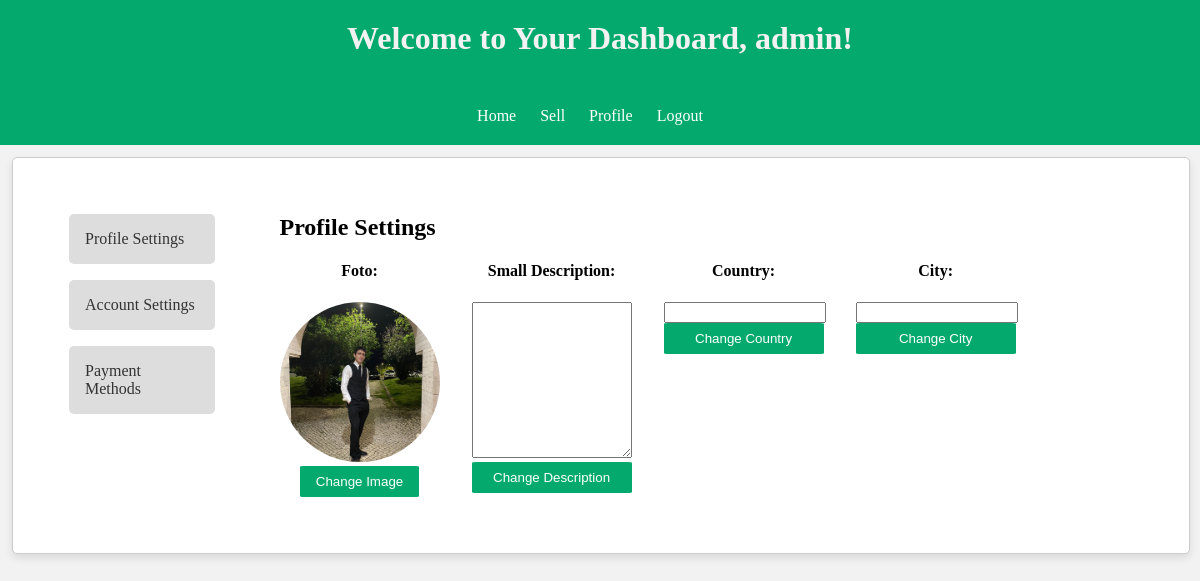
Before: /pages/profile/settings.php (signed in) with the older database file.
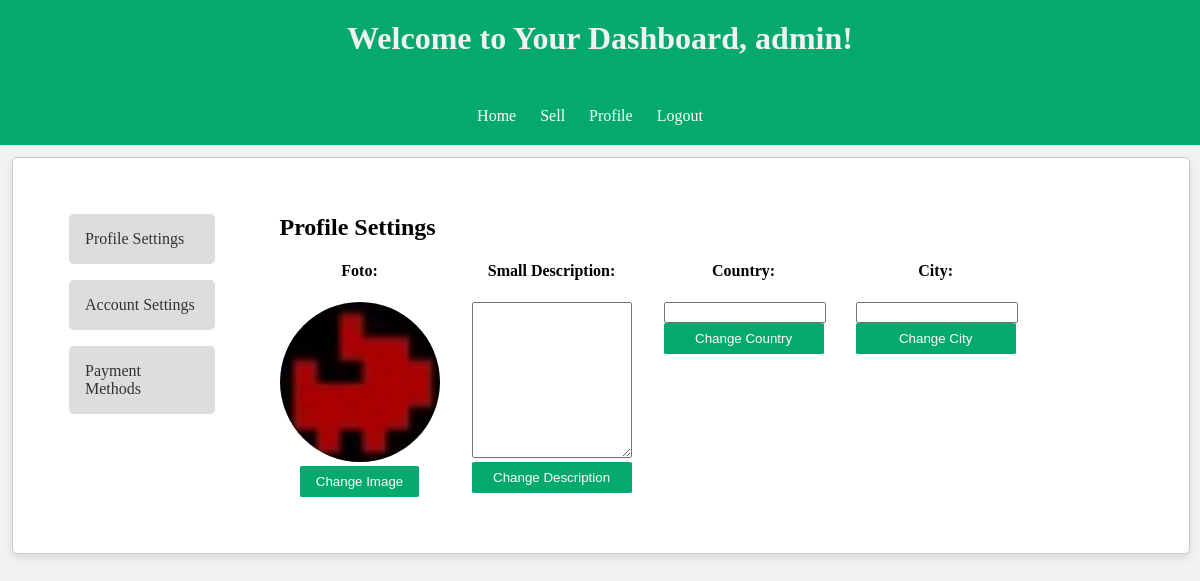
After: the same page with the newer database file.
### tables this page shows
CREATE TABLE users (
    id INTEGER PRIMARY KEY AUTOINCREMENT,
    username VARCHAR(100) NOT NULL,
    email VARCHAR(255) NOT NULL,
    password VARCHAR NOT NULL,
    permissions VARCHAR(50) NOT NULL DEFAULT 'user',
    created_at TIMESTAMP DEFAULT CURRENT_TIMESTAMP,
    image VARCHAR DEFAULT '../../assets/Default_pfp.svg.png'
);

### pages/profile/settings.php (called while the page is built, shortened)
<?php
require_once '../../common/dashboard_header.php';
require_once '../../templates/settings_page.php';
$db = getDatabaseConnection();
$username = $_SESSION['username'];
$query = "SELECT * FROM users WHERE username = :username";
$stmt = $db->prepare($query);
$stmt->bindParam(":username", $username);
$stmt->execute();
$row = $stmt->fetch(PDO::FETCH_ASSOC);
$is_admin = $row['permissions'] === 'admin';
$is_seller = $row['permissions'] === 'seller';
?>
<?php
    draw_header($username, $is_admin, $is_seller, "settings");
    draw_settings_page($username, $is_admin, $is_seller, $row);
?>

### templates/settings_page.php (the view, shortened to what this page needs)
<?php
function draw_settings_page($username, $is_admin, $is_seller, $row)
{
?>
<!DOCTYPE html>
<html lang="en">
<head>
    <link rel="stylesheet" href="../../../css/settings.css">
    <link rel="stylesheet" href="../../../css/dashboard.css">
    <link rel="stylesheet" href="../../../css/container.css">
</head>
    <section>
        <section class="settings-container">
            <section class="vertical-navbar">
                <ul>
                    <li><a href="#" onclick="showSection('profile-settings')">Profile Settings</a></li>
                    <li><a href="#" onclick="showSection('account-settings')">Account Settings</a></li>
                    <li><a href="#" onclick="showSection('payment-methods')">Payment Methods</a></li>
                </ul>
            </section>
            <section class="content-section">
                <section id="profile-settings" class="section active">
                    <h2>Profile Settings</h2>
                    <section class="row">
                        <section class="column">
                            <h4>Foto:</h4>
                            <section>
                                <img id="profile-image" src="<?php echo $row['image']; ?>" alt="Profile Image">
                            </section>
                            <section>
                                <form method="post" enctype="multipart/form-data">
                                    <button class="submit-button" type="button" onclick="document.getElementById('profile-image-input').click();">Change Image</button>
                                </form>
                            </section>
                        </section>
                        <section class="column">
                            <h4>Small Description:</h4>
                            <form method="post">
                                <textarea name="small_description" id="small_description" rows="10" cols="30" maxlength="255"><?php echo $row['small_description']; ?></textarea>
                                <button class="submit-button" type="submit">Change Description</button>
                            </form>
                        </section>
                        <section class="column">
                            <h4>Country:</h4>
                            <section>
                                <form method="post">
                                    <input type="text" name="country" id="country" value="<?php echo $row['Country']; ?>">
                                    <button class="submit-button" type="submit">Change Country</button>
                                </form>
                            </section>
                        </section>
                        <section class="column">
                            <h4>City:</h4>
                            <form method="post">
                                <input type="text" name="city" id="city" value="<?php echo $row['city']; ?>">
                                <button class="submit-button" type="submit">Change City</button>
                            </form>
                        </section>
                    </section>
                </section>
            </section>
        </section>
    </section>
<?php
}
?>

### common/dashboard_header.php (shortened to what this page needs)
<?php
function draw_header($username, $is_admin, $is_seller, $currentPage) {
    draw_html_structure();
    draw_header_content($username);
    draw_navigation_menu($is_admin, $is_seller, $currentPage);
}
function draw_html_structure() {
    ?>
    <!DOCTYPE html>
    <html lang="en">
    <head>
        <link rel="stylesheet" href="../../../css/dashboard.css">
    </head>
    <body>
    <?php
}
function draw_header_content($username) {
    ?>
    <header>
        <h1>Welcome to Your Dashboard, <?php echo $username; ?>!</h1>
    </header>
    <?php
}
function draw_navigation_menu($is_admin, $is_seller, $currentPage) {
    ?>
    <nav>
        <ul>
            <li><a href="../main_page/index.php">Home</a></li>
            <?php if ($is_admin || $is_seller): ?>
                <li><a href="../sell_items/sell_page.php">Sell</a></li>
            <?php endif; ?>
            <li><a href="<?php echo ($currentPage == 'profile') ? 'settings.php' : 'profile.php'; ?>"><?php echo ($currentPage == 'profile') ? 'Settings' : 'Profile'; ?></a></li>
            <li><a href="../../actions/logout.php">Logout</a></li>
        </ul>
    </nav>
    <?php
}
?>

### css/dashboard.css (style rules this page uses)
body, h1, h2, p, ul, li { margin: 0; padding: 0; }
body { background-color: #f2f2f2; }
header { background-color: #04aa6d; color: #f2f2f2; padding: 20px; text-align: center; }
header h1 { margin-bottom: 10px; }
nav { background-color: #04aa6d; color: #f2f2f2; padding: 20px; text-align: center; }
nav ul { list-style-type: none; }
nav ul li { display: inline; margin-right: 20px; }
nav ul li a { color: #fff; text-decoration: none; }

### css/settings.css (style rules this page uses)
img { width: 10rem; height: 10rem; object-fit: cover; border-radius: 50%; overflow: hidden; }
.submit-button { background-color: #04aa6d; border: none; color: white; padding: 0.5rem 1rem; text-align: center; text-decoration: none; display: inline-block; cursor: pointer; border-radius: 3%; }
textarea { resize: vertical; width: 96.5%; }
button { width: 100%; }
input { width: 96.5%; }
.vertical-navbar { padding: 2em; width: 20%; overflow-y: auto; }
.vertical-navbar ul { list-style-type: none; padding: 0; margin: 0; }
.vertical-navbar li { margin-bottom: 1em; }
.vertical-navbar a { display: block; padding: 1em; background-color: #ddd; color: #333; text-decoration: none; border-radius: 5px; transition: background-color 0.3s; }
.content-section { padding: 2em; }
.section { display: none; }
.section.active { display: block; }

### css/container.css (style rules this page uses)
.settings-container { display:flex; flex-direction: row; border: 1px solid #ccc; border-radius: 5px; padding: 2%; margin: 1%; width: 94%; background-color: #fff; box-shadow: 0 4px 8px rgba(0, 0, 0, 0.1); }
.column { display: flex; flex-direction: column; align-items: center; width: 50%; padding: 0rem 2rem 0 0; }
.row { display: flex; flex-direction: row; justify-content: left; align-items: left; width:90%; }

Changed rows visible on the page:
changed users: image: a different picture
